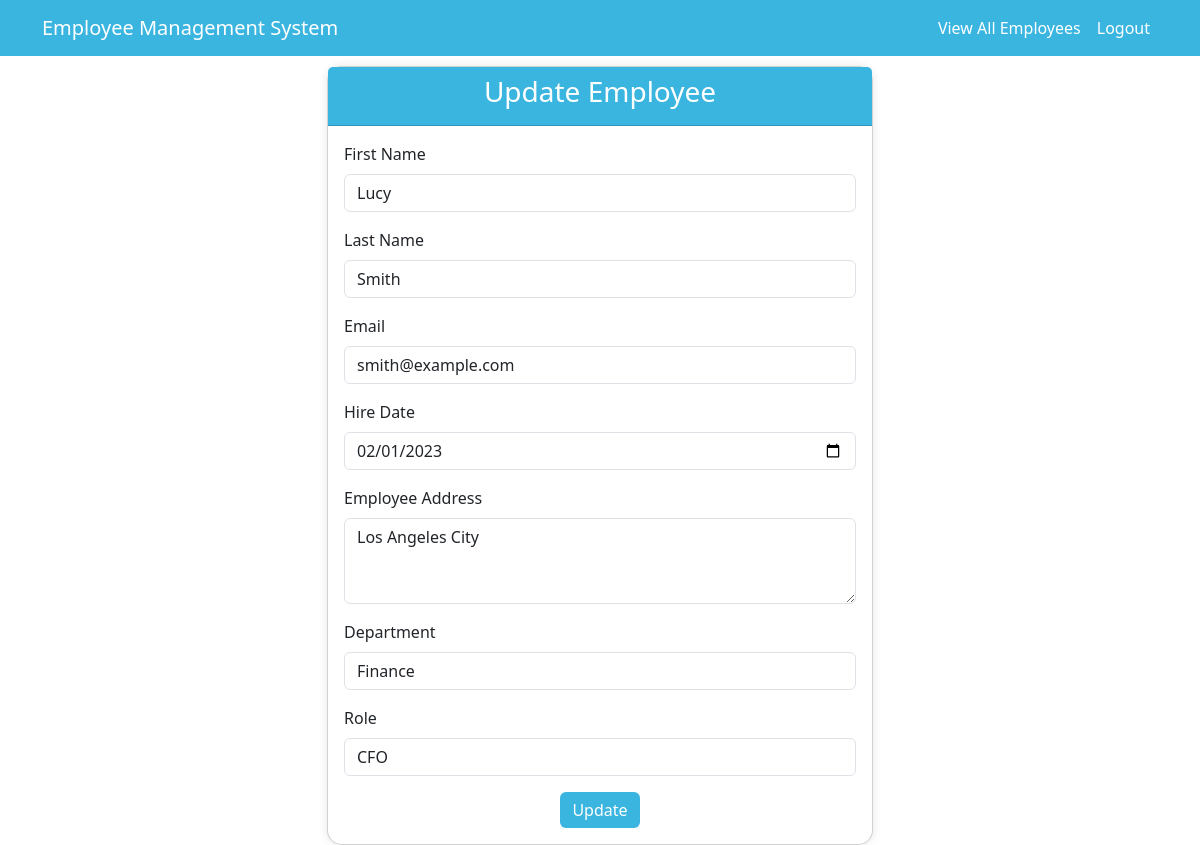
Page /2/update/ on the committed database.
### myApp/models.py (models this page shows, shortened)
class Employee(models.Model):
    first_name = models.CharField(max_length=100, null=False)
    last_name = models.CharField(max_length=100)
    email = models.EmailField(unique=True)
    hire_date = models.DateField()
    address = models.TextField(null=True)
    department = models.CharField(max_length=200)
    role = models.CharField(max_length=200)

### myApp/views.py (the view, shortened to what this page needs)
# urls.py: path('<int:pk>/update/', views.update_employee, name='update_employee'),
def update_employee(request, pk):
    employee = get_object_or_404(Employee, pk=pk)
    return render(request, 'update_employee.html', {'employee': employee})

### myApp/templates/update_employee.html (shortened to what this page needs)
<!DOCTYPE html>
<html lang="en">
<head>
    <link href="https://cdn.jsdelivr.net/npm/bootstrap@5.3.0-alpha1/dist/css/bootstrap.min.css" rel="stylesheet">
</head>
<body>
    <nav class="navbar navbar-expand-lg navbar-dark" style="background-color: #39B5E0;">
        <div class="container">
            <a class="navbar-brand" href="#">Employee Management System</a>
            <div class="collapse navbar-collapse justify-content-end" id="navbarNav">
                <ul class="navbar-nav">
                    <li class="nav-item">
                        <a class="nav-link" href="{% url 'myApp:employee_list' %}" style="color: white; ">View All Employees</a>
                    </li>
                    <li class="nav-item">
                        <a class="nav-link" href="{% url 'myApp:user_logout' %}" style="color: white; ">Logout</a>
                    </li>
                </ul>
            </div>
        </div>
    </nav>
    <div class="container card-container">
        <div class="row justify-content-center">
            <div class="col-md-6">
                <div class="card">
                    <div class="card-header">
                        <h3 class="text-center">Update Employee</h3>
                    </div>
                    <div class="card-body">
                        <form method="post">
                            <div class="mb-3">
                                <label for="first_name" class="form-label">First Name</label>
                                <input type="text" class="form-control" id="first_name" name="first_name" value="{{ employee.first_name }}">
                            </div>
                            <div class="mb-3">
                                <label for="last_name" class="form-label">Last Name</label>
                                <input type="text" class="form-control" id="last_name" name="last_name" value="{{ employee.last_name }}">
                            </div>
                            <div class="mb-3">
                                <label for="email" class="form-label">Email</label>
                                <input type="email" class="form-control" id="email" name="email" value="{{ employee.email }}">
                            </div>
                            <div class="mb-3">
                                <label for="hire_date" class="form-label">Hire Date</label>
                                <input type="date" class="form-control" id="hire_date" name="hire_date" value="{{ employee.hire_date|date:'Y-m-d' }}">
                            </div>
                            <div class="mb-3">
                                <label for="address" class="form-label">Employee Address</label>
                                <textarea class="form-control" id="address" name="address" rows="3">{{ employee.address }}</textarea>
                            </div>
                            <div class="mb-3">
                                <label for="department" class="form-label">Department</label>
                                <input type="text" class="form-control" id="department" name="department" value="{{ employee.department }}">
                            </div>
                            <div class="mb-3">
                                <label for="role" class="form-label">Role</label>
                                <input type="text" class="form-control" id="role" name="role" value="{{ employee.role }}">
                            </div>
                            <div class="text-center">
                                <button type="submit" class="btn btn-primary">Update</button>
                            </div>
                        </form>
                    </div>
                </div>
            </div>
        </div>
    </div>
</body>
</html>

### myApp/templates/update_employee.html (style rules this page uses)
.card { border-radius: 15px; box-shadow: 0px 0px 10px 0px rgba(0,0,0,0.1); }
.card-container .card { margin-top: 10px; }
.card-header { background-color: #39B5E0; color: white; border-radius: 15px 15px 0 0; }
.btn-primary { background-color: #39B5E0; border: none; }

### rows in the picture
Employee: first_name "Lucy", last_name "Smith", email "smith@example.com", hire_date "02/01/2023", address "Los Angeles City", department "Finance", role "CFO"
